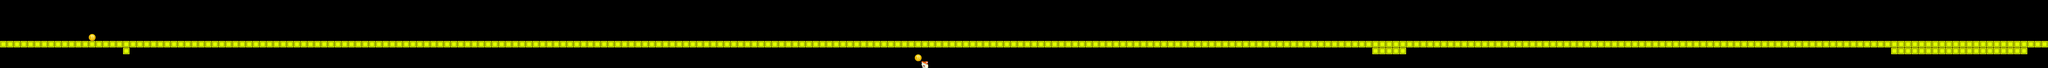

Tiled map render using the project's own tile images. Description and the map definition, with tile-layer contents summarised, below:
An orthogonal 300x10 tile map with 64x64 px tiles, 3 tile layers (FloorLayer, EnemyLayer, MapLayer).

<map version="1.0" orientation="orthogonal" renderorder="right-down" width="300" height="10" tilewidth="64" tileheight="64" nextobjectid="1">
 <tileset firstgid="1" name="MAP" tilewidth="64" tileheight="64" tilecount="9" columns="3">
  <image source="MAP.png" width="192" height="192" />
  <tile id="0">
   <properties>
    <property name="mold" value="mold" />
   </properties>
  </tile>
  <tile id="1">
   <properties>
    <property name="enemy" value="enemy" />
   </properties>
  </tile>
  <tile id="2">
   <properties>
    <property name="floor" value="floor" />
   </properties>
  </tile>
  <tile id="3">
   <properties>
    <property name="crayfloor" value="crayfloor" />
   </properties>
  </tile>
  <tile id="4">
   <properties>
    <property name="needle" value="needle" />
   </properties>
  </tile>
  <tile id="5">
   <properties>
    <property name="slope" value="slope" />
   </properties>
  </tile>
  <tile id="6">
   <properties>
    <property name="coin" value="coin" />
   </properties>
  </tile>
 </tileset>
 <layer name="FloorLayer" width="300" height="10">
  <data>[3000 cells, 328 non-empty, 2 distinct tile ids]</data>
 </layer>
 <layer name="EnemyLayer" width="300" height="10">
  <data>[3000 cells, 1 non-empty, 1 distinct tile ids]</data>
 </layer>
 <layer name="MapLayer" width="300" height="10" opacity="0">
  <data>[3000 cells, 17 non-empty, 5 distinct tile ids]</data>
 </layer>
</map>
